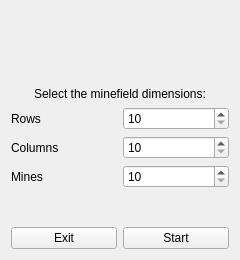
<?xml version="1.0" encoding="UTF-8"?>
<ui version="4.0">
 <class>StartWindow</class>
 <widget class="QWidget" name="StartWindow">
  <property name="geometry">
   <rect>
    <x>0</x>
    <y>0</y>
    <width>240</width>
    <height>260</height>
   </rect>
  </property>
  <property name="windowTitle">
   <string>Form</string>
  </property>
  <layout class="QVBoxLayout" name="verticalLayout">
   <item>
    <spacer name="verticalSpacer">
     <property name="orientation">
      <enum>Qt::Vertical</enum>
     </property>
     <property name="sizeType">
      <enum>QSizePolicy::Fixed</enum>
     </property>
     <property name="sizeHint" stdset="0">
      <size>
       <width>20</width>
       <height>76</height>
      </size>
     </property>
    </spacer>
   </item>
   <item>
    <widget class="QLabel" name="label">
     <property name="text">
      <string>Select the minefield dimensions:</string>
     </property>
     <property name="alignment">
      <set>Qt::AlignCenter</set>
     </property>
    </widget>
   </item>
   <item>
    <layout class="QGridLayout" name="gridLayout_2">
     <item row="1" column="1">
      <widget class="QSpinBox" name="ySpin">
       <property name="minimum">
        <number>10</number>
       </property>
      </widget>
     </item>
     <item row="1" column="0">
      <widget class="QLabel" name="label_3">
       <property name="text">
        <string>Columns</string>
       </property>
      </widget>
     </item>
     <item row="0" column="1">
      <widget class="QSpinBox" name="xSpin">
       <property name="minimum">
        <number>10</number>
       </property>
      </widget>
     </item>
     <item row="0" column="0">
      <widget class="QLabel" name="label_2">
       <property name="text">
        <string>Rows</string>
       </property>
      </widget>
     </item>
     <item row="2" column="0">
      <widget class="QLabel" name="label_4">
       <property name="text">
        <string>Mines</string>
       </property>
      </widget>
     </item>
     <item row="2" column="1">
      <widget class="QSpinBox" name="spinBox">
       <property name="minimum">
        <number>10</number>
       </property>
      </widget>
     </item>
    </layout>
   </item>
   <item>
    <spacer name="verticalSpacer_2">
     <property name="orientation">
      <enum>Qt::Vertical</enum>
     </property>
     <property name="sizeHint" stdset="0">
      <size>
       <width>17</width>
       <height>23</height>
      </size>
     </property>
    </spacer>
   </item>
   <item>
    <layout class="QHBoxLayout" name="horizontalLayout">
     <item>
      <widget class="QPushButton" name="exitBtn">
       <property name="text">
        <string>Exit</string>
       </property>
      </widget>
     </item>
     <item>
      <widget class="QPushButton" name="startBtn">
       <property name="text">
        <string>Start</string>
       </property>
      </widget>
     </item>
    </layout>
   </item>
  </layout>
 </widget>
 <resources/>
 <connections/>
</ui>
